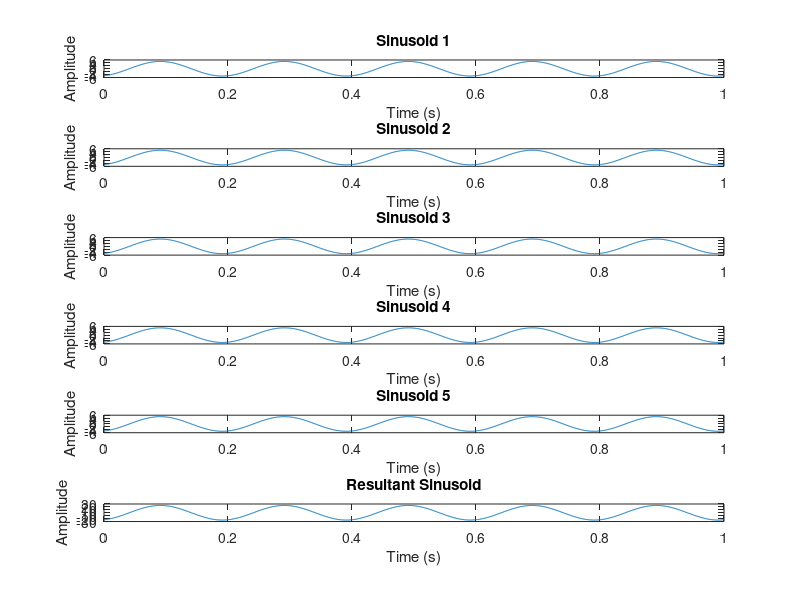

The MATLAB source for this figure:
n = input('Enter the number of sinusoids: ');

A = input('Enter the amplitude of the sinusoids: ');
p = input('Enter the phase of the sinusoids (in radians): ');

f = zeros(1, n);

for i = 1:n
    f(i) = input(['Enter the frequency of sinusoid ', num2str(i), ' (in Hz): ']);
end

t = linspace(0, 1, 1000);

S = zeros(n, length(t));

for i = 1:n
    S(i, :) = A*sin(2*pi*f(i)*t + p);
    
    subplot(n+1, 1, i);
    plot(t, S(i, :));
    
    xlabel('Time (s)');
    ylabel('Amplitude');
    
    title(['Sinusoid ', num2str(i)]);
end

R = sum(S);

subplot(n+1, 1, n+1);
plot(t, R);

xlabel('Time (s)');
ylabel('Amplitude');

title('Resultant Sinusoid');